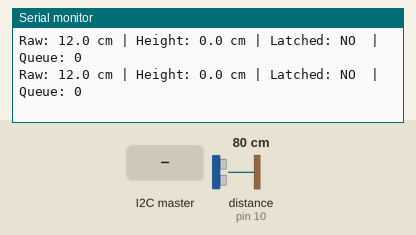
Simulated run of this sketch. Board: Arduino Uno, built with avr-gcc and run on an emulated ATmega328P. Parts: the last lines printed to the serial monitor. Wiring (inferred from the names in the program): ultrasonic range finder: trigger pin 9; echo pin 10. Inputs (shaded band) come from the test bench; at power-on: distance to the obstacle (sensor on pin 10) 80 cm. The echo pulse lasts 58.3 µs per cm.

Above: at 1.2 s.
1.3 s: distance to the obstacle (sensor on pin 10) set to 2 cm
At 1.85 s:
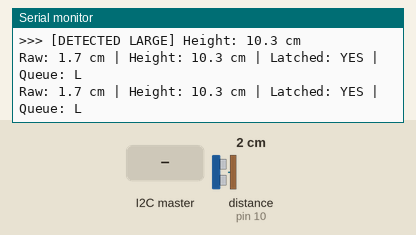
2.8 s: the I2C master sends the byte 0
At 3.2 s:
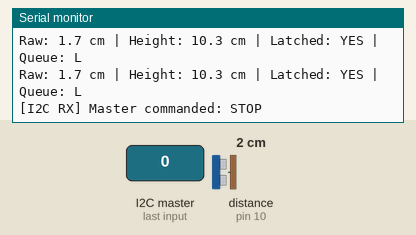
4.3 s: the I2C master sends the byte 1
At 5.12 s:
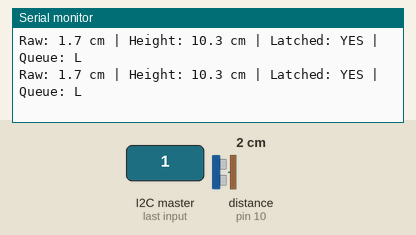
5.8 s: distance to the obstacle (sensor on pin 10) set to 18 cm
At 6.39 s:
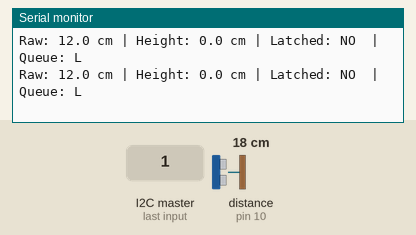
10.3 s: distance to the obstacle (sensor on pin 10) set to 4 cm
At 10.41 s:
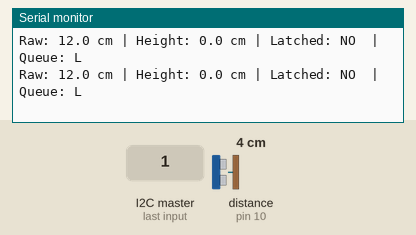

Measured:
- after the input at 1.3 s, the serial monitor: prints a new line at once (image 1)
- after the input at 2.8 s, the serial monitor: prints a new line at once (image 2)
- after the input at 4.3 s, the serial monitor: prints a new line at once (image 3)
- after the input at 5.8 s, the serial monitor: prints a new line at once (image 4)

The sketch:

Module1Lidar.ino
```cpp
#include <Wire.h>

#define I2C_DETECTOR_ADDR 0x08

const int TRIG_PIN = 9;
const int ECHO_PIN = 10;

// --- CALIBRATION FOR 12 CM CHUTE ---
const float EMPTY_RAMP_DISTANCE = 12.0; // Distance to bare chute floor (cm)
const float SIZE_THRESHOLD      = 3.0;  // >= 3.0 cm is LARGE, < 3.0 cm is SMALL
const float DETECTION_MARGIN    = 1.0;  // Minimum parcel height to trigger (cm)
const float CLEAR_MARGIN        = 1.8;  // Height must drop below 1.8 cm to clear

// --- STATES ---
volatile bool isSystemRunning = true; // Default true so it runs immediately
volatile char queuedParcel    = '0';
bool objectPresent            = false;

unsigned long lastTelemetryTime = 0;

float readRawDistanceCM() {
  // Clear any residual charge on the pins
  digitalWrite(TRIG_PIN, LOW);
  delayMicroseconds(4);
  digitalWrite(TRIG_PIN, HIGH);
  delayMicroseconds(10);
  digitalWrite(TRIG_PIN, LOW);

  // 18ms timeout (~3 meters max range)
  long duration = pulseIn(ECHO_PIN, HIGH, 18000);
  if (duration <= 0) return 0.0; // Timeout / deflected

  return (duration * 0.0343) / 2.0;
}

void receiveEvent(int howMany) {
  while (Wire.available()) {
    byte cmd = Wire.read();
    if (cmd == 1) {
      isSystemRunning = true;
      objectPresent   = false;
      queuedParcel    = '0';
      Serial.println(F("\n[I2C RX] Master commanded: START"));
    } else if (cmd == 0) {
      isSystemRunning = false;
      objectPresent   = false;
      queuedParcel    = '0';
      Serial.println(F("\n[I2C RX] Master commanded: STOP"));
    }
  }
}

void requestEvent() {
  Wire.write(queuedParcel);
  queuedParcel = '0'; // Master collected the parcel; clear queue
}

void setup() {
  Serial.begin(9600);
  pinMode(TRIG_PIN, OUTPUT);
  pinMode(ECHO_PIN, INPUT);

  Wire.begin(I2C_DETECTOR_ADDR);
  Wire.onReceive(receiveEvent);
  Wire.onRequest(requestEvent);

  Serial.println(F("=========================================="));
  Serial.println(F("  Node 1: Chute Detector (Telemetry Mode) "));
  Serial.println(F("=========================================="));
}

void loop() {
  if (!isSystemRunning) {
    delay(100);
    return;
  }

  float distance = readRawDistanceCM();

  // If sensor times out (0) or reads higher than empty chute + margin, treat as bare chute
  if (distance <= 1.0 || distance > (EMPTY_RAMP_DISTANCE + 4.0)) {
    distance = EMPTY_RAMP_DISTANCE;
  }

  float parcelHeight = EMPTY_RAMP_DISTANCE - distance;

  // 1. TRIGGER: Parcel enters beam
  if (!objectPresent && parcelHeight >= DETECTION_MARGIN && queuedParcel == '0') {
    if (parcelHeight >= SIZE_THRESHOLD) {
      queuedParcel = 'L';
      Serial.print(F("\n>>> [DETECTED LARGE] Height: "));
    } else {
      queuedParcel = 'S';
      Serial.print(F("\n>>> [DETECTED SMALL] Height: "));
    }
    Serial.print(parcelHeight, 1);
    Serial.println(F(" cm"));

    objectPresent = true; // Lock detector until this parcel clears
  }

  // 2. UNLATCH: Parcel has slid away
  if (objectPresent && parcelHeight < CLEAR_MARGIN) {
    objectPresent = false;
    Serial.println(F("[BEAM CLEARED] Chute empty -> Ready for next parcel\n"));
  }

  // 3. LIVE SENSOR TELEMETRY (Prints every 300ms so you can monitor the beam)
  if (millis() - lastTelemetryTime >= 300) {
    lastTelemetryTime = millis();
    Serial.print(F("Raw: "));
    Serial.print(distance, 1);
    Serial.print(F(" cm | Height: "));
    Serial.print(parcelHeight, 1);
    Serial.print(F(" cm | Latched: "));
    Serial.print(objectPresent ? F("YES") : F("NO "));
    Serial.print(F(" | Queue: "));
    Serial.println(queuedParcel);
  }

  delay(60); // 60ms gap prevents acoustic crosstalk
}
```
